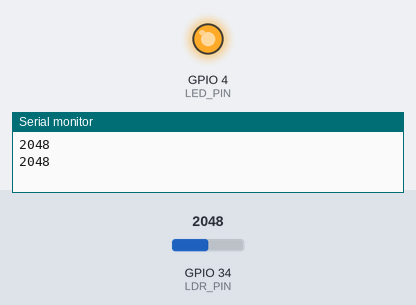
Bench run of a sketch on a simulated ESP32. On the bench: output pins drawn as LEDs (lit = HIGH), the last lines printed to the serial monitor. The test bench sets the inputs (shaded band); at power-on: GPIO 34 (LDR_PIN) = 2048.

Above: at 1.8 s.
1.9 s: GPIO 34 (LDR_PIN) set to 554
3.4 s: GPIO 34 (LDR_PIN) set to 477
At 4.3 s:
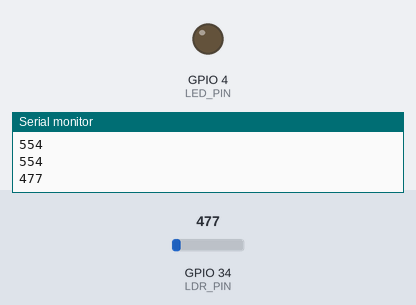
5.5 s: GPIO 34 (LDR_PIN) set to 540
At 7.1 s:
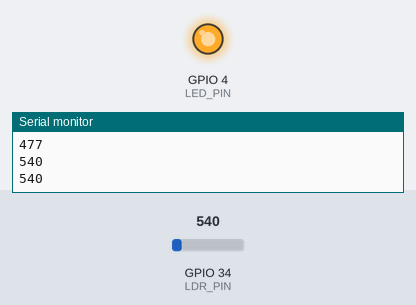
7.5 s: GPIO 34 (LDR_PIN) set to 491
At 8.6 s:
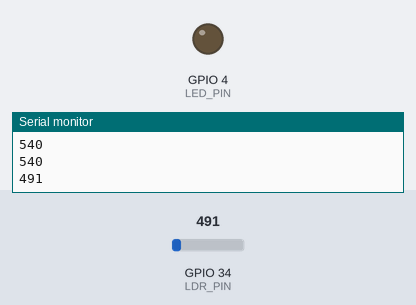
Timing chart, 0 to 10.5 s (numbered marks = the images above; inputs shaded):
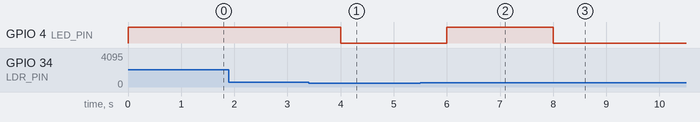

Measured:
- the behaviour switches between 501 and 500 on GPIO 34 (LDR_PIN) (found by bisection; images 0 and 1)
- after the input at 3.4 s, GPIO 4 (LED_PIN): HIGH → LOW after 0.60 s
- after the input at 5.5 s, GPIO 4 (LED_PIN): LOW → HIGH after 0.50 s
- after the input at 7.5 s, GPIO 4 (LED_PIN): HIGH → LOW after 0.50 s

The sketch:

photoresistor-oled-led.ino
```cpp
// Photo resistor
#define LDR_PIN 34

// Led
#define LED_PIN 4
// Oled display

void setup() {
  // put your setup code here, to run once:
  pinMode(LDR_PIN, INPUT);
  pinMode(LED_PIN, OUTPUT);
  Serial.begin(115200);
}

void loop() {
  int ldr_value = analogRead(LDR_PIN);
  Serial.println(ldr_value);
  if (ldr_value > 500) {
    digitalWrite(LED_PIN, HIGH);
  } else {
    digitalWrite(LED_PIN, LOW);
  }
  delay(1000);

}
```
